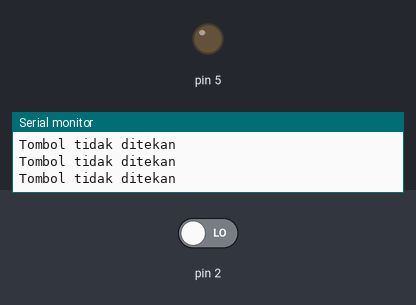
This sketch was run on a simulated Arduino Uno, built with avr-gcc and run on an emulated ATmega328P. Parts: output pins drawn as LEDs (lit = HIGH), the last lines printed to the serial monitor. The test bench sets the inputs (shaded band); at power-on: pin 2 LOW.

Above: at 1.8 s.
1.9 s: pin 2 driven HIGH
At 2.3 s:
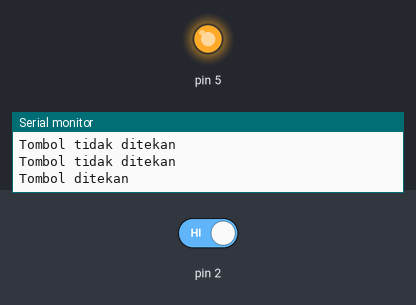
3.5 s: pin 2 driven LOW
At 4.7 s:
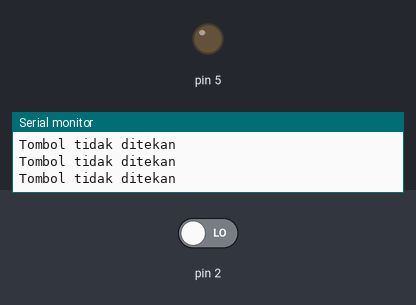
Timing chart, 0 to 6.5 s (numbered marks = the images above; inputs shaded):
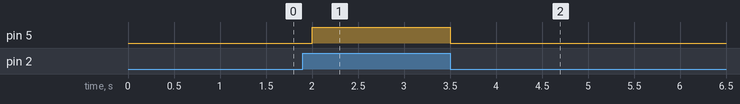

Measured:
- after the input at 1.9 s, pin 5: LOW → HIGH after 0.10 s
- after the input at 3.5 s, pin 5: HIGH → LOW at once

The sketch:

SketLampR03.ino
```cpp
void setup() {
  // put your setup code here, to run once:
pinMode(5,OUTPUT);
pinMode(2,INPUT);
Serial.begin(9600);
}

void loop() {
  // put your main code here, to run repeatedly:
    if (digitalRead (2) == 1){
      digitalWrite (5,HIGH);
      Serial.println("Tombol ditekan");
    }
    else {
      digitalWrite (5,LOW);
      Serial.println("Tombol tidak ditekan");
    }
    delay(500);
}
```
